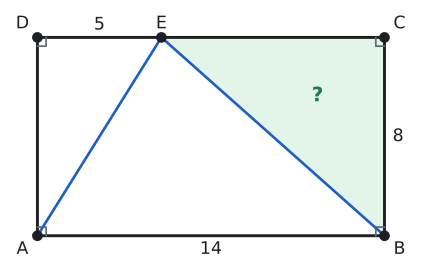

Python code for this plot:
import sys; sys.path.insert(0, "tools")
from cizim import *

P = lambda x, y: np.array([float(x), float(y)])
uz = lambda U, V: round(float(np.linalg.norm(U - V)), 4)
def acisi(K, U, V):
    u, v = U - K, V - K
    return round(float(np.degrees(np.arccos(np.dot(u, v) / np.linalg.norm(u) / np.linalg.norm(v)))), 3)
def birim(U, V):
    t = (V - U) / np.linalg.norm(V - U); return t, np.array([-t[1], t[0]])
def ayak(Q, U, V):
    t, _ = birim(U, V); return U + np.dot(Q - U, t) * t
def yansit(Q, U, V):
    return 2 * ayak(Q, U, V) - Q
def kesisim(U1, V1, U2, V2):
    M = np.array([V1 - U1, U2 - V2]).T; s = np.linalg.solve(M, U2 - U1); return U1 + s[0] * (V1 - U1)
def cetik(U, V, n=1, renk=SOLUK, f=0.5):
    M = U + f * (V - U); t, m = birim(U, V)
    for i in range(n):
        c = M + (i - (n - 1) / 2) * 0.2 * S * t
        ax.plot(*zip(c - 0.22 * S * m, c + 0.22 * S * m), color=renk, lw=1.5)
def olcu(U, V, metin, d=0.5, renk=YAZI, fs=13, f=0.5):
    """[UV] üzerinde f oranındaki noktaya, U->V yönünün soluna d*S uzağa yazı (d < 0: sağına)."""
    M = U + f * (V - U); _, m = birim(U, V)
    ax.text(*(M + d * S * m), metin, ha="center", va="center", color=renk, fontsize=fs)
def dik_isareti(K, U, V, r=0.4):
    a_ = (U - K) / np.linalg.norm(U - K) * r * S; b_ = (V - K) / np.linalg.norm(V - K) * r * S
    ax.plot(*zip(K + a_, K + a_ + b_, K + b_), color=SOLUK, lw=1.3)
def harf(Q, metin, dx, dy, renk=YAZI, fs=13):
    ax.text(Q[0] + dx * S, Q[1] + dy * S, metin, ha="center", va="center", color=renk, fontsize=fs)
def cizgi(U, V, renk=YAZI, lw=2.2, ls="-"):
    ax.plot(*zip(U, V), color=renk, lw=lw, ls=ls)
def boya(noktalar, renk):
    ax.add_patch(patches.Polygon(noktalar, closed=True, facecolor=renk, edgecolor="none"))
def yay(K, U, V, r=0.8, renk=MAVI, n=1):
    for i in range(n): aci(ax, K, U, V, r=(r + 0.18 * i) * S, renk=renk)
def yay_yazi(K, U, V, metin, d=1.4, renk=MAVI, fs=12):
    """K köşesindeki U-K-V açısının ortasından d*S uzağa yazı."""
    u = (U - K) / np.linalg.norm(U - K); v = (V - K) / np.linalg.norm(V - K); o = (u + v) / np.linalg.norm(u + v)
    ax.text(*(K + d * S * o), metin, ha="center", va="center", color=renk, fontsize=fs)
def basla(xmin, xmax, ymin, ymax, en=5.5):
    global fig, ax
    fig, ax = sekil(en, en * (ymax - ymin) / (xmax - xmin))
    ax.set_aspect("equal"); ax.axis("off"); ax.set_xlim(xmin, xmax); ax.set_ylim(ymin, ymax)
def dortgen(A, B, C, D, dolgu=None):
    if dolgu: boya([A, B, C, D], dolgu)
    ax.plot(*zip(A, B, C, D, A), color=YAZI)
    for Q in (A, B, C, D): nokta(ax, *Q, "")
def koseler(A, B, C, D, d=0.55):
    O = (A + B + C + D) / 4
    for Q, ad in ((A, "A"), (B, "B"), (C, "C"), (D, "D")):
        y = (Q - O) / np.linalg.norm(Q - O); harf(Q, ad, d * np.sign(y[0]) * 1.1, d * np.sign(y[1]))
def dikdortgen(a, b):
    """A orijinde, [AB] yatay: A, B, C, D."""
    return P(0, 0), P(a, 0), P(a, b), P(0, b)
def dik_koseler(A, B, C, D, r=0.4):
    dik_isareti(A, B, D, r); dik_isareti(B, C, A, r); dik_isareti(C, D, B, r); dik_isareti(D, A, C, r)
def cerceve(noktalar, kenar=1.2):
    xs = [q[0] for q in noktalar]; ys = [q[1] for q in noktalar]
    return min(xs) - kenar * S, max(xs) + kenar * S, min(ys) - kenar * S, max(ys) + kenar * S
def alan(noktalar, metin, renk=YAZI, dx=0, dy=0, fs=13):
    """Çokgenin köşelerinin ortalamasına kalın yazı."""
    O = sum(noktalar) / len(noktalar)
    ax.text(O[0] + dx * S, O[1] + dy * S, metin, ha="center", va="center", color=renk, fontsize=fs, fontweight="bold")
def alan_hesap(*Q):
    return round(abs(sum(Q[i][0] * Q[(i + 1) % len(Q)][1] - Q[(i + 1) % len(Q)][0] * Q[i][1] for i in range(len(Q)))) / 2, 4)

# Alıştırma 4: |AB| = 14, |BC| = 8, E ∈ [DC], |DE| = 5. A(BEC) = 36.
A, B, C, D = dikdortgen(14, 8); E = P(5, 8)
S = 1.0
print("BEC", alan_hesap(B, E, C), "ADE", alan_hesap(A, D, E), "AEB", alan_hesap(A, E, B))
basla(*cerceve([A, B, C, D], 1.2), en=5.5)
boya([B, C, E], YESIL_ACIK)
dortgen(A, B, C, D); koseler(A, B, C, D); dik_koseler(A, B, C, D, 0.35)
cizgi(A, E, MAVI, 2.0); cizgi(E, B, MAVI, 2.0)
nokta(ax, *E, ""); harf(E, "E", 0, 0.55)
olcu(A, B, "14", -0.55); olcu(B, C, "8", -0.55); olcu(D, E, "5", 0.5)
alan([B, C, E], "?", YESIL, 0.3, 0.3, fs=15)
kaydet(fig, __file__)
